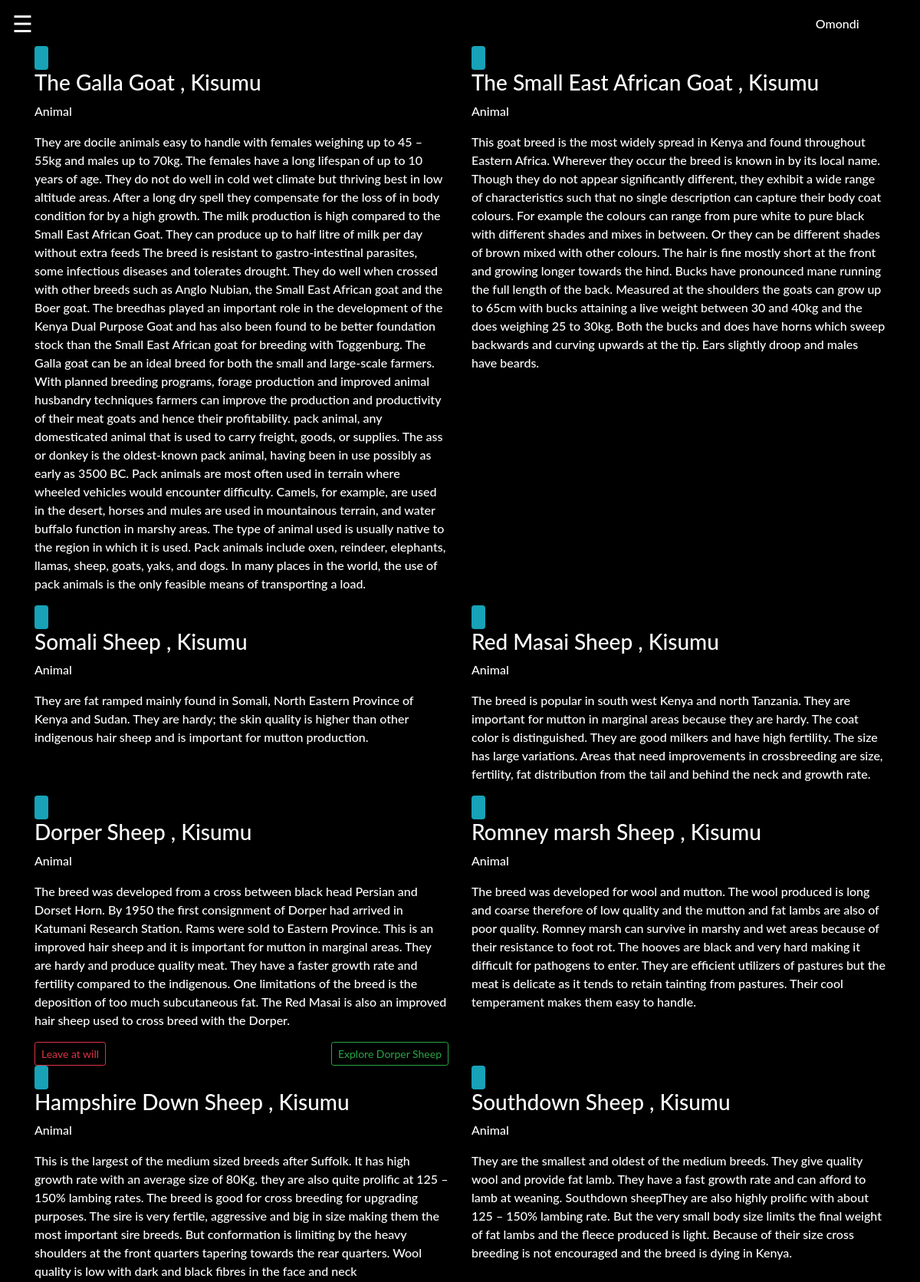
Page /hood/ (signed in, upper part) on the committed database.
### hood/models.py (models this page shows, shortened)
class AnimalsRanch(models.Model):
    name = models.CharField(max_length=50)
    photo = CloudinaryField("image",null=True)
    content = models.TextField(max_length=10000, null=True)
    Charateristics = models.TextField(max_length=10000, null=True)
    Statistics = models.TextField(max_length=10000  , null=True)
    location = models.ForeignKey(Location, on_delete=models.CASCADE,null=True)
    location_number = models.IntegerField(default=0)
    user = models.ForeignKey(User, on_delete=models.CASCADE,null=True)
    created_on = models.DateTimeField(auto_now_add=True,null=True)
    updated_on = models.DateTimeField(auto_now=True,null=True)
    health_cell = models.IntegerField(null=True, blank=True)
    police_hotline = models.IntegerField(null=True, blank=True)
    class Meta:
        ordering = ['-pk']

class Location(models.Model):
    name = models.CharField(max_length=30)
    created_on = models.DateTimeField(auto_now_add=True)
    updated_on = models.DateTimeField(auto_now=True)
    def __str__(self):
        return self.name

### hood/views.py (the view)
# urls.py: path('hood/', views.hood, name = 'hood'),
@login_required(login_url="/accounts/login/")
def hood(request):
    current_user = request.user
    hood =AnimalsRanch.objects.all().order_by('-id')
    return render(request, 'hoods.html', {'hood': hood,'current_user':current_user})

### hood/templates/hoods.html (shortened to what this page needs)
{% extends 'base.html'%}
{% block content %}
    <div class="container hood">
        <div class="row">
            {% for hoods in hood %}
            <div class="col-md-6">
                <a href="{% url 'single_hood' hoods.name %}" class="btn btn-info btn-sm"><img src="{{hoods.photo.url}}" alt="" class="image"></a>
                <h3 class="name">{{hoods.name}} , {{ hoods.location }}</h3>
                <p>{{hoods.animals.count}} Animal{{hoods.animals.count|pluralize}}</p>
                <p>{{ hoods.content }}</p>
                {% if request.user.profile.animalsranch == hoods %}
            <a href="{% url 'leave_hood' hoods.id %}" class="btn btn-outline-danger btn-sm">Leave at will</a>
            <a href="{%url 'single_hood' hoods.name %}" class="btn btn-outline-success btn-sm" style="float: right">Explore {{hoods.name}}
          </a>
            {% elif not request.user.profile.animalsranch %}
            <a href="{% url 'single_hood' hoods.name %}" class="btn btn-info btn-sm">See Animal</a>
            {% endif %}
            </div>
            {% endfor %}
        </div>
    </div>
{% endblock %} -->

### hood/templates/navbar.html (shortened to what this page needs)
{% load static %}
<nav class="navbar navbar-expand-lg fixed-top">
    </head>
    <body>
    <span style="font-size:30px;cursor:pointer" onclick="openNav()">&#9776;</span>
    <a class="nav-link text-white" href="/profile" style=" color: green;" >
      {% if user.is_authenticated %}
      <img src="{{user.profile.profile_photo.url}}" alt="" style="border-radius: 50%; width: 20%; height: auto;"> &nbsp; <span class="text-white">{{user.username|title}}</span>
      {% else %}
      <img src="https://st2.depositphotos.com/1104517/11965/v/600/depositphotos_119659092-stock-illustration-female-avatar-profile-picture-vector.jpg"
          class="card-img-top" alt="My profile picture" style="border-radius: 50%; width: 50%; height: auto;">
      {% endif %} </a>
</nav>

### hood/templates/navbar.html (style rules this page uses)
body { font-family: 'Lato', global_font_string; font-weight: 500; background-color: black; color: green; }
.nav-link { margin-left: 85%; }

### hood/templates/hoods.html (style rules this page uses)
body { font-family: 'Lato', global_font_string; font-weight: 500; background-color: black; color: white; }
.hood { margin-top: 5%; margin-bottom: 5%; }

### rows in the picture
AnimalsRanch: name "The Galla Goat", location "Kisumu", content "They are docile animals easy to handle with females weighing up to 45 – 55kg and males up to 70kg. The females have a long lifespan of up to 10 years of age. They do not do well in cold wet climate but thriving best in low altitude areas. After a long dry spell they compensate for the loss of in body condition for by a high growth. The milk production is high compared to the Small East African Goat. They can produce up to half litre of milk per day without extra feeds The breed is resistant to gastro-intestinal parasites, some infectious diseases and tolerates drought. They do well when crossed with other breeds such as Anglo Nubian, the Small East African goat and the Boer goat. The…"
AnimalsRanch: name "The Small East African Goat", location "Kisumu", content "This goat breed is the most widely spread in Kenya and found throughout Eastern Africa. Wherever they occur the breed is known in by its local name. Though they do not appear significantly different, they exhibit a wide range of characteristics such that no single description can capture their body coat colours. For example the colours can range from pure white to pure black with different shades and mixes in between. Or they can be different shades of brown mixed with other colours. The hair is fine mostly short at the front and growing longer towards the hind. Bucks have pronounced mane running the full length of the back. Measured at the shoulders the goats can grow up to 65cm with bucks…"
AnimalsRanch: name "Somali Sheep", location "Kisumu", content "They are fat ramped mainly found in Somali, North Eastern Province of Kenya and Sudan. They are hardy; the skin quality is higher than other indigenous hair sheep and is important for mutton production."
AnimalsRanch: name "Red Masai Sheep", location "Kisumu", content "The breed is popular in south west Kenya and north Tanzania. They are important for mutton in marginal areas because they are hardy. The coat color is distinguished. They are good milkers and have high fertility. The size has large variations. Areas that need improvements in crossbreeding are size, fertility, fat distribution from the tail and behind the neck and growth rate."
AnimalsRanch: name "Dorper Sheep", location "Kisumu", content "The breed was developed from a cross between black head Persian and Dorset Horn. By 1950 the first consignment of Dorper had arrived in Katumani Research Station. Rams were sold to Eastern Province. This is an improved hair sheep and it is important for mutton in marginal areas. They are hardy and produce quality meat. They have a faster growth rate and fertility compared to the indigenous. One limitations of the breed is the deposition of too much subcutaneous fat. The Red Masai is also an improved hair sheep used to cross breed with the Dorper."
AnimalsRanch: name "Romney marsh Sheep", location "Kisumu", content "The breed was developed for wool and mutton. The wool produced is long and coarse therefore of low quality and the mutton and fat lambs are also of poor quality. Romney marsh can survive in marshy and wet areas because of their resistance to foot rot. The hooves are black and very hard making it difficult for pathogens to enter. They are efficient utilizers of pastures but the meat is delicate as it tends to retain tainting from pastures. Their cool temperament makes them easy to handle."
AnimalsRanch: name "Hampshire Down Sheep", location "Kisumu", content "This is the largest of the medium sized breeds after Suffolk. It has high growth rate with an average size of 80Kg. they are also quite prolific at 125 – 150% lambing rates. The breed is good for cross breeding for upgrading purposes. The sire is very fertile, aggressive and big in size making them the most important sire breeds. But conformation is limiting by the heavy shoulders at the front quarters tapering towards the rear quarters. Wool quality is low with dark and black fibres in the face and neck"
AnimalsRanch: name "Southdown Sheep", location "Kisumu", content "They are the smallest and oldest of the medium breeds. They give quality wool and provide fat lamb. They have a fast growth rate and can afford to lamb at weaning. Southdown sheepThey are also highly prolific with about 125 – 150% lambing rate. But the very small body size limits the final weight of fat lambs and the fleece produced is light. Because of their size cross breeding is not encouraged and the breed is dying in Kenya."

### other values in the picture
{{ user.username|title }} "Omondi"
